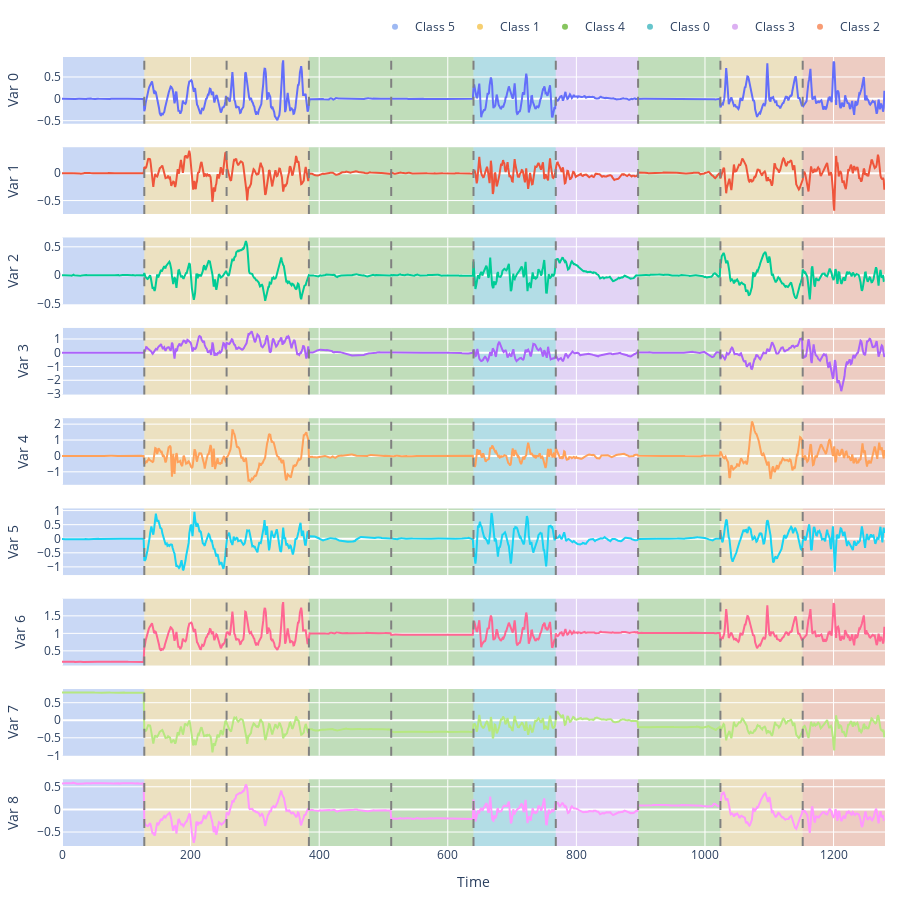

Notebook source saved alongside this figure:
### Code cell
fig = plot_classification_dataset(
    datasets["HAR"]["train"]["samples"][:10, :].numpy(),
    datasets["HAR"]["train"]["labels"][:10].numpy(),
)
fig.show()

### Figure 1 — Plotly figure (JSON) as saved in the notebook; plotly's stock layout.template omitted (floating-point values rounded to 4 significant figures; data arrays with more than 128 entries replaced by an {"elided": "..."} marker saying what was removed)
{"data": [{"mode": "lines", "name": "Var 0", "showlegend": false, "type": "scatter", "x": {"elided": "1280 int values"}, "xaxis": "x", "y": {"elided": "1280 float values"}, "yaxis": "y"}, {"mode": "lines", "name": "Var 1", "showlegend": false, "type": "scatter", "x": {"elided": "1280 int values"}, "xaxis": "x2", "y": {"elided": "1280 float values"}, "yaxis": "y2"}, {"mode": "lines", "name": "Var 2", "showlegend": false, "type": "scatter", "x": {"elided": "1280 int values"}, "xaxis": "x3", "y": {"elided": "1280 float values"}, "yaxis": "y3"}, {"mode": "lines", "name": "Var 3", "showlegend": false, "type": "scatter", "x": {"elided": "1280 int values"}, "xaxis": "x4", "y": {"elided": "1280 float values"}, "yaxis": "y4"}, {"mode": "lines", "name": "Var 4", "showlegend": false, "type": "scatter", "x": {"elided": "1280 int values"}, "xaxis": "x5", "y": {"elided": "1280 float values"}, "yaxis": "y5"}, {"mode": "lines", "name": "Var 5", "showlegend": false, "type": "scatter", "x": {"elided": "1280 int values"}, "xaxis": "x6", "y": {"elided": "1280 float values"}, "yaxis": "y6"}, {"mode": "lines", "name": "Var 6", "showlegend": false, "type": "scatter", "x": {"elided": "1280 int values"}, "xaxis": "x7", "y": {"elided": "1280 float values"}, "yaxis": "y7"}, {"mode": "lines", "name": "Var 7", "showlegend": false, "type": "scatter", "x": {"elided": "1280 int values"}, "xaxis": "x8", "y": {"elided": "1280 float values"}, "yaxis": "y8"}, {"mode": "lines", "name": "Var 8", "showlegend": false, "type": "scatter", "x": {"elided": "1280 int values"}, "xaxis": "x9", "y": {"elided": "1280 float values"}, "yaxis": "y9"}, {"marker": {"color": "rgb(158, 185, 243)"}, "mode": "markers", "name": "Class 5", "showlegend": true, "type": "scatter", "x": [null], "y": [null]}, {"marker": {"color": "rgb(246, 207, 113)"}, "mode": "markers", "name": "Class 1", "showlegend": true, "type": "scatter", "x": [null], "y": [null]}, {"marker": {"color": "rgb(135, 197, 95)"}, "mode": "markers", "name": "Class 4", "showlegend": true, "type": "scatter", "x": [null], "y": [null]}, {"marker": {"color": "rgb(102, 197, 204)"}, "mode": "markers", "name": "Class 0", "showlegend": true, "type": "scatter", "x": [null], "y": [null]}, {"marker": {"color": "rgb(220, 176, 242)"}, "mode": "markers", "name": "Class 3", "showlegend": true, "type": "scatter", "x": [null], "y": [null]}, {"marker": {"color": "rgb(248, 156, 116)"}, "mode": "markers", "name": "Class 2", "showlegend": true, "type": "scatter", "x": [null], "y": [null]}], "layout": {"height": 900, "legend": {"orientation": "h", "x": 1, "xanchor": "right", "y": 1.02, "yanchor": "bottom"}, "margin": {"b": 30, "l": 15, "r": 15, "t": 30}, "shapes": [{"fillcolor": "rgb(158, 185, 243)", "layer": "below", "line": {"width": 0}, "name": "Class 5", "opacity": 0.4, "showlegend": false, "type": "rect", "x0": 0, "x1": 128, "xref": "x", "y0": 0, "y1": 1, "yref": "y domain"}, {"fillcolor": "rgb(158, 185, 243)", "layer": "below", "line": {"width": 0}, "name": "Class 5", "opacity": 0.4, "showlegend": false, "type": "rect", "x0": 0, "x1": 128, "xref": "x2", "y0": 0, "y1": 1, "yref": "y2 domain"}, {"fillcolor": "rgb(158, 185, 243)", "layer": "below", "line": {"width": 0}, "name": "Class 5", "opacity": 0.4, "showlegend": false, "type": "rect", "x0": 0, "x1": 128, "xref": "x3", "y0": 0, "y1": 1, "yref": "y3 domain"}, {"fillcolor": "rgb(158, 185, 243)", "layer": "below", "line": {"width": 0}, "name": "Class 5", "opacity": 0.4, "showlegend": false, "type": "rect", "x0": 0, "x1": 128, "xref": "x4", "y0": 0, "y1": 1, "yref": "y4 domain"}, {"fillcolor": "rgb(158, 185, 243)", "layer": "below", "line": {"width": 0}, "name": "Class 5", "opacity": 0.4, "showlegend": false, "type": "rect", "x0": 0, "x1": 128, "xref": "x5", "y0": 0, "y1": 1, "yref": "y5 domain"}, {"fillcolor": "rgb(158, 185, 243)", "layer": "below", "line": {"width": 0}, "name": "Class 5", "opacity": 0.4, "showlegend": false, "type": "rect", "x0": 0, "x1": 128, "xref": "x6", "y0": 0, "y1": 1, "yref": "y6 domain"}, {"fillcolor": "rgb(158, 185, 243)", "layer": "below", "line": {"width": 0}, "name": "Class 5", "opacity": 0.4, "showlegend": false, "type": "rect", "x0": 0, "x1": 128, "xref": "x7", "y0": 0, "y1": 1, "yref": "y7 domain"}, {"fillcolor": "rgb(158, 185, 243)", "layer": "below", "line": {"width": 0}, "name": "Class 5", "opacity": 0.4, "showlegend": false, "type": "rect", "x0": 0, "x1": 128, "xref": "x8", "y0": 0, "y1": 1, "yref": "y8 domain"}, {"fillcolor": "rgb(158, 185, 243)", "layer": "below", "line": {"width": 0}, "name": "Class 5", "opacity": 0.4, "showlegend": false, "type": "rect", "x0": 0, "x1": 128, "xref": "x9", "y0": 0, "y1": 1, "yref": "y9 domain"}, {"fillcolor": "rgb(246, 207, 113)", "layer": "below", "line": {"width": 0}, "name": "Class 1", "opacity": 0.4, "showlegend": false, "type": "rect", "x0": 128, "x1": 256, "xref": "x", "y0": 0, "y1": 1, "yref": "y domain"}, {"fillcolor": "rgb(246, 207, 113)", "layer": "below", "line": {"width": 0}, "name": "Class 1", "opacity": 0.4, "showlegend": false, "type": "rect", "x0": 128, "x1": 256, "xref": "x2", "y0": 0, "y1": 1, "yref": "y2 domain"}, {"fillcolor": "rgb(246, 207, 113)", "layer": "below", "line": {"width": 0}, "name": "Class 1", "opacity": 0.4, "showlegend": false, "type": "rect", "x0": 128, "x1": 256, "xref": "x3", "y0": 0, "y1": 1, "yref": "y3 domain"}, {"fillcolor": "rgb(246, 207, 113)", "layer": "below", "line": {"width": 0}, "name": "Class 1", "opacity": 0.4, "showlegend": false, "type": "rect", "x0": 128, "x1": 256, "xref": "x4", "y0": 0, "y1": 1, "yref": "y4 domain"}, {"fillcolor": "rgb(246, 207, 113)", "layer": "below", "line": {"width": 0}, "name": "Class 1", "opacity": 0.4, "showlegend": false, "type": "rect", "x0": 128, "x1": 256, "xref": "x5", "y0": 0, "y1": 1, "yref": "y5 domain"}, {"fillcolor": "rgb(246, 207, 113)", "layer": "below", "line": {"width": 0}, "name": "Class 1", "opacity": 0.4, "showlegend": false, "type": "rect", "x0": 128, "x1": 256, "xref": "x6", "y0": 0, "y1": 1, "yref": "y6 domain"}, {"fillcolor": "rgb(246, 207, 113)", "layer": "below", "line": {"width": 0}, "name": "Class 1", "opacity": 0.4, "showlegend": false, "type": "rect", "x0": 128, "x1": 256, "xref": "x7", "y0": 0, "y1": 1, "yref": "y7 domain"}, {"fillcolor": "rgb(246, 207, 113)", "layer": "below", "line": {"width": 0}, "name": "Class 1", "opacity": 0.4, "showlegend": false, "type": "rect", "x0": 128, "x1": 256, "xref": "x8", "y0": 0, "y1": 1, "yref": "y8 domain"}, {"fillcolor": "rgb(246, 207, 113)", "layer": "below", "line": {"width": 0}, "name": "Class 1", "opacity": 0.4, "showlegend": false, "type": "rect", "x0": 128, "x1": 256, "xref": "x9", "y0": 0, "y1": 1, "yref": "y9 domain"}, {"line": {"color": "gray", "dash": "dash"}, "type": "line", "x0": 128, "x1": 128, "xref": "x", "y0": 0, "y1": 1, "yref": "y domain"}, {"line": {"color": "gray", "dash": "dash"}, "type": "line", "x0": 128, "x1": 128, "xref": "x2", "y0": 0, "y1": 1, "yref": "y2 domain"}, {"line": {"color": "gray", "dash": "dash"}, "type": "line", "x0": 128, "x1": 128, "xref": "x3", "y0": 0, "y1": 1, "yref": "y3 domain"}, {"line": {"color": "gray", "dash": "dash"}, "type": "line", "x0": 128, "x1": 128, "xref": "x4", "y0": 0, "y1": 1, "yref": "y4 domain"}, {"line": {"color": "gray", "dash": "dash"}, "type": "line", "x0": 128, "x1": 128, "xref": "x5", "y0": 0, "y1": 1, "yref": "y5 domain"}, {"line": {"color": "gray", "dash": "dash"}, "type": "line", "x0": 128, "x1": 128, "xref": "x6", "y0": 0, "y1": 1, "yref": "y6 domain"}, {"line": {"color": "gray", "dash": "dash"}, "type": "line", "x0": 128, "x1": 128, "xref": "x7", "y0": 0, "y1": 1, "yref": "y7 domain"}, {"line": {"color": "gray", "dash": "dash"}, "type": "line", "x0": 128, "x1": 128, "xref": "x8", "y0": 0, "y1": 1, "yref": "y8 domain"}, {"line": {"color": "gray", "dash": "dash"}, "type": "line", "x0": 128, "x1": 128, "xref": "x9", "y0": 0, "y1": 1, "yref": "y9 domain"}, {"fillcolor": "rgb(246, 207, 113)", "layer": "below", "line": {"width": 0}, "name": "Class 1", "opacity": 0.4, "showlegend": false, "type": "rect", "x0": 256, "x1": 384, "xref": "x", "y0": 0, "y1": 1, "yref": "y domain"}, {"fillcolor": "rgb(246, 207, 113)", "layer": "below", "line": {"width": 0}, "name": "Class 1", "opacity": 0.4, "showlegend": false, "type": "rect", "x0": 256, "x1": 384, "xref": "x2", "y0": 0, "y1": 1, "yref": "y2 domain"}, {"fillcolor": "rgb(246, 207, 113)", "layer": "below", "line": {"width": 0}, "name": "Class 1", "opacity": 0.4, "showlegend": false, "type": "rect", "x0": 256, "x1": 384, "xref": "x3", "y0": 0, "y1": 1, "yref": "y3 domain"}, {"fillcolor": "rgb(246, 207, 113)", "layer": "below", "line": {"width": 0}, "name": "Class 1", "opacity": 0.4, "showlegend": false, "type": "rect", "x0": 256, "x1": 384, "xref": "x4", "y0": 0, "y1": 1, "yref": "y4 domain"}, {"fillcolor": "rgb(246, 207, 113)", "layer": "below", "line": {"width": 0}, "name": "Class 1", "opacity": 0.4, "showlegend": false, "type": "rect", "x0": 256, "x1": 384, "xref": "x5", "y0": 0, "y1": 1, "yref": "y5 domain"}, {"fillcolor": "rgb(246, 207, 113)", "layer": "below", "line": {"width": 0}, "name": "Class 1", "opacity": 0.4, "showlegend": false, "type": "rect", "x0": 256, "x1": 384, "xref": "x6", "y0": 0, "y1": 1, "yref": "y6 domain"}, {"fillcolor": "rgb(246, 207, 113)", "layer": "below", "line": {"width": 0}, "name": "Class 1", "opacity": 0.4, "showlegend": false, "type": "rect", "x0": 256, "x1": 384, "xref": "x7", "y0": 0, "y1": 1, "yref": "y7 domain"}, {"fillcolor": "rgb(246, 207, 113)", "layer": "below", "line": {"width": 0}, "name": "Class 1", "opacity": 0.4, "showlegend": false, "type": "rect", "x0": 256, "x1": 384, "xref": "x8", "y0": 0, "y1": 1, "yref": "y8 domain"}, {"fillcolor": "rgb(246, 207, 113)", "layer": "below", "line": {"width": 0}, "name": "Class 1", "opacity": 0.4, "showlegend": false, "type": "rect", "x0": 256, "x1": 384, "xref": "x9", "y0": 0, "y1": 1, "yref": "y9 domain"}, {"line": {"color": "gray", "dash": "dash"}, "type": "line", "x0": 256, "x1": 256, "xref": "x", "y0": 0, "y1": 1, "yref": "y domain"}, {"line": {"color": "gray", "dash": "dash"}, "type": "line", "x0": 256, "x1": 256, "xref": "x2", "y0": 0, "y1": 1, "yref": "y2 domain"}, {"line": {"color": "gray", "dash": "dash"}, "type": "line", "x0": 256, "x1": 256, "xref": "x3", "y0": 0, "y1": 1, "yref": "y3 domain"}, {"line": {"color": "gray", "dash": "dash"}, "type": "line", "x0": 256, "x1": 256, "xref": "x4", "y0": 0, "y1": 1, "yref": "y4 domain"}, {"line": {"color": "gray", "dash": "dash"}, "type": "line", "x0": 256, "x1": 256, "xref": "x5", "y0": 0, "y1": 1, "yref": "y5 domain"}, {"line": {"color": "gray", "dash": "dash"}, "type": "line", "x0": 256, "x1": 256, "xref": "x6", "y0": 0, "y1": 1, "yref": "y6 domain"}, {"line": {"color": "gray", "dash": "dash"}, "type": "line", "x0": 256, "x1": 256, "xref": "x7", "y0": 0, "y1": 1, "yref": "y7 domain"}, {"line": {"color": "gray", "dash": "dash"}, "type": "line", "x0": 256, "x1": 256, "xref": "x8", "y0": 0, "y1": 1, "yref": "y8 domain"}, {"line": {"color": "gray", "dash": "dash"}, "type": "line", "x0": 256, "x1": 256, "xref": "x9", "y0": 0, "y1": 1, "yref": "y9 domain"}, {"fillcolor": "rgb(135, 197, 95)", "layer": "below", "line": {"width": 0}, "name": "Class 4", "opacity": 0.4, "showlegend": false, "type": "rect", "x0": 384, "x1": 512, "xref": "x", "y0": 0, "y1": 1, "yref": "y domain"}, {"fillcolor": "rgb(135, 197, 95)", "layer": "below", "line": {"width": 0}, "name": "Class 4", "opacity": 0.4, "showlegend": false, "type": "rect", "x0": 384, "x1": 512, "xref": "x2", "y0": 0, "y1": 1, "yref": "y2 domain"}, {"fillcolor": "rgb(135, 197, 95)", "layer": "below", "line": {"width": 0}, "name": "Class 4", "opacity": 0.4, "showlegend": false, "type": "rect", "x0": 384, "x1": 512, "xref": "x3", "y0": 0, "y1": 1, "yref": "y3 domain"}, {"fillcolor": "rgb(135, 197, 95)", "layer": "below", "line": {"width": 0}, "name": "Class 4", "opacity": 0.4, "showlegend": false, "type": "rect", "x0": 384, "x1": 512, "xref": "x4", "y0": 0, "y1": 1, "yref": "y4 domain"}, {"fillcolor": "rgb(135, 197, 95)", "layer": "below", "line": {"width": 0}, "name": "Class 4", "opacity": 0.4, "showlegend": false, "type": "rect", "x0": 384, "x1": 512, "xref": "x5", "y0": 0, "y1": 1, "yref": "y5 domain"}, {"fillcolor": "rgb(135, 197, 95)", "layer": "below", "line": {"width": 0}, "name": "Class 4", "opacity": 0.4, "showlegend": false, "type": "rect", "x0": 384, "x1": 512, "xref": "x6", "y0": 0, "y1": 1, "yref": "y6 domain"}, {"fillcolor": "rgb(135, 197, 95)", "layer": "below", "line": {"width": 0}, "name": "Class 4", "opacity": 0.4, "showlegend": false, "type": "rect", "x0": 384, "x1": 512, "xref": "x7", "y0": 0, "y1": 1, "yref": "y7 domain"}, {"fillcolor": "rgb(135, 197, 95)", "layer": "below", "line": {"width": 0}, "name": "Class 4", "opacity": 0.4, "showlegend": false, "type": "rect", "x0": 384, "x1": 512, "xref": "x8", "y0": 0, "y1": 1, "yref": "y8 domain"}, {"fillcolor": "rgb(135, 197, 95)", "layer": "below", "line": {"width": 0}, "name": "Class 4", "opacity": 0.4, "showlegend": false, "type": "rect", "x0": 384, "x1": 512, "xref": "x9", "y0": 0, "y1": 1, "yref": "y9 domain"}, {"line": {"color": "gray", "dash": "dash"}, "type": "line", "x0": 384, "x1": 384, "xref": "x", "y0": 0, "y1": 1, "yref": "y domain"}, {"line": {"color": "gray", "dash": "dash"}, "type": "line", "x0": 384, "x1": 384, "xref": "x2", "y0": 0, "y1": 1, "yref": "y2 domain"}, {"line": {"color": "gray", "dash": "dash"}, "type": "line", "x0": 384, "x1": 384, "xref": "x3", "y0": 0, "y1": 1, "yref": "y3 domain"}, {"line": {"color": "gray", "dash": "dash"}, "type": "line", "x0": 384, "x1": 384, "xref": "x4", "y0": 0, "y1": 1, "yref": "y4 domain"}, {"line": {"color": "gray", "dash": "dash"}, "type": "line", "x0": 384, "x1": 384, "xref": "x5", "y0": 0, "y1": 1, "yref": "y5 domain"}, {"line": {"color": "gray", "dash": "dash"}, "type": "line", "x0": 384, "x1": 384, "xref": "x6", "y0": 0, "y1": 1, "yref": "y6 domain"}, {"line": {"color": "gray", "dash": "dash"}, "type": "line", "x0": 384, "x1": 384, "xref": "x7", "y0": 0, "y1": 1, "yref": "y7 domain"}, {"line": {"color": "gray", "dash": "dash"}, "type": "line", "x0": 384, "x1": 384, "xref": "x8", "y0": 0, "y1": 1, "yref": "y8 domain"}, {"line": {"color": "gray", "dash": "dash"}, "type": "line", "x0": 384, "x1": 384, "xref": "x9", "y0": 0, "y1": 1, "yref": "y9 domain"}, {"fillcolor": "rgb(135, 197, 95)", "layer": "below", "line": {"width": 0}, "name": "Class 4", "opacity": 0.4, "showlegend": false, "type": "rect", "x0": 512, "x1": 640, "xref": "x", "y0": 0, "y1": 1, "yref": "y domain"}, {"fillcolor": "rgb(135, 197, 95)", "layer": "below", "line": {"width": 0}, "name": "Class 4", "opacity": 0.4, "showlegend": false, "type": "rect", "x0": 512, "x1": 640, "xref": "x2", "y0": 0, "y1": 1, "yref": "y2 domain"}, {"fillcolor": "rgb(135, 197, 95)", "layer": "below", "line": {"width": 0}, "name": "Class 4", "opacity": 0.4, "showlegend": false, "type": "rect", "x0": 512, "x1": 640, "xref": "x3", "y0": 0, "y1": 1, "yref": "y3 domain"}, {"fillcolor": "rgb(135, 197, 95)", "layer": "below", "line": {"width": 0}, "name": "Class 4", "opacity": 0.4, "showlegend": false, "type": "rect", "x0": 512, "x1": 640, "xref": "x4", "y0": 0, "y1": 1, "yref": "y4 domain"}, {"fillcolor": "rgb(135, 197, 95)", "layer": "below", "line": {"width": 0}, "name": "Class 4", "opacity": 0.4, "showlegend": false, "type": "rect", "x0": 512, "x1": 640, "xref": "x5", "y0": 0, "y1": 1, "yref": "y5 domain"}, {"fillcolor": "rgb(135, 197, 95)", "layer": "below", "line": {"width": 0}, "name": "Class 4", "opacity": 0.4, "showlegend": false, "type": "rect", "x0": 512, "x1": 640, "xref": "x6", "y0": 0, "y1": 1, "yref": "y6 domain"}, {"fillcolor": "rgb(135, 197, 95)", "layer": "below", "line": {"width": 0}, "name": "Class 4", "opacity": 0.4, "showlegend": false, "type": "rect", "x0": 512, "x1": 640, "xref": "x7", "y0": 0, "y1": 1, "yref": "y7 domain"}, {"fillcolor": "rgb(135, 197, 95)", "layer": "below", "line": {"width": 0}, "name": "Class 4", "opacity": 0.4, "showlegend": false, "type": "rect", "x0": 512, "x1": 640, "xref": "x8", "y0": 0, "y1": 1, "yref": "y8 domain"}, {"fillcolor": "rgb(135, 197, 95)", "layer": "below", "line": {"width": 0}, "name": "Class 4", "opacity": 0.4, "showlegend": false, "type": "rect", "x0": 512, "x1": 640, "xref": "x9", "y0": 0, "y1": 1, "yref": "y9 domain"}, {"line": {"color": "gray", "dash": "dash"}, "type": "line", "x0": 512, "x1": 512, "xref": "x", "y0": 0, "y1": 1, "yref": "y domain"}, {"line": {"color": "gray", "dash": "dash"}, "type": "line", "x0": 512, "x1": 512, "xref": "x2", "y0": 0, "y1": 1, "yref": "y2 domain"}, {"line": {"color": "gray", "dash": "dash"}, "type": "line", "x0": 512, "x1": 512, "xref": "x3", "y0": 0, "y1": 1, "yref": "y3 domain"}, {"line": {"color": "gray", "dash": "dash"}, "type": "line", "x0": 512, "x1": 512, "xref": "x4", "y0": 0, "y1": 1, "yref": "y4 domain"}, {"line": {"color": "gray", "dash": "dash"}, "type": "line", "x0": 512, "x1": 512, "xref": "x5", "y0": 0, "y1": 1, "yref": "y5 domain"}, {"line": {"color": "gray", "dash": "dash"}, "type": "line", "x0": 512, "x1": 512, "xref": "x6", "y0": 0, "y1": 1, "yref": "y6 domain"}, {"line": {"color": "gray", "dash": "dash"}, "type": "line", "x0": 512, "x1": 512, "xref": "x7", "y0": 0, "y1": 1, "yref": "y7 domain"}, {"line": {"color": "gray", "dash": "dash"}, "type": "line", "x0": 512, "x1": 512, "xref": "x8", "y0": 0, "y1": 1, "yref": "y8 domain"}, {"line": {"color": "gray", "dash": "dash"}, "type": "line", "x0": 512, "x1": 512, "xref": "x9", "y0": 0, "y1": 1, "yref": "y9 domain"}, {"fillcolor": "rgb(102, 197, 204)", "layer": "below", "line": {"width": 0}, "name": "Class 0", "opacity": 0.4, "showlegend": false, "type": "rect", "x0": 640, "x1": 768, "xref": "x", "y0": 0, "y1": 1, "yref": "y domain"}, {"fillcolor": "rgb(102, 197, 204)", "layer": "below", "line": {"width": 0}, "name": "Class 0", "opacity": 0.4, "showlegend": false, "type": "rect", "x0": 640, "x1": 768, "xref": "x2", "y0": 0, "y1": 1, "yref": "y2 domain"}, {"fillcolor": "rgb(102, 197, 204)", "layer": "below", "line": {"width": 0}, "name": "Class 0", "opacity": 0.4, "showlegend": false, "type": "rect", "x0": 640, "x1": 768, "xref": "x3", "y0": 0, "y1": 1, "yref": "y3 domain"}, {"fillcolor": "rgb(102, 197, 204)", "layer": "below", "line": {"width": 0}, "name": "Class 0", "opacity": 0.4, "showlegend": false, "type": "rect", "x0": 640, "x1": 768, "xref": "x4", "y0": 0, "y1": 1, "yref": "y4 domain"}, {"fillcolor": "rgb(102, 197, 204)", "layer": "below", "line": {"width": 0}, "name": "Class 0", "opacity": 0.4, "showlegend": false, "type": "rect", "x0": 640, "x1": 768, "xref": "x5", "y0": 0, "y1": 1, "yref": "y5 domain"}, {"fillcolor": "rgb(102, 197, 204)", "layer": "below", "line": {"width": 0}, "name": "Class 0", "opacity": 0.4, "showlegend": false, "type": "rect", "x0": 640, "x1": 768, "xref": "x6", "y0": 0, "y1": 1, "yref": "y6 domain"}, {"fillcolor": "rgb(102, 197, 204)", "layer": "below", "line": {"width": 0}, "name": "Class 0", "opacity": 0.4, "showlegend": false, "type": "rect", "x0": 640, "x1": 768, "xref": "x7", "y0": 0, "y1": 1, "yref": "y7 domain"}, {"fillcolor": "rgb(102, 197, 204)", "layer": "below", "line": {"width": 0}, "name": "Class 0", "opacity": 0.4, "showlegend": false, "type": "rect", "x0": 640, "x1": 768, "xref": "x8", "y0": 0, "y1": 1, "yref": "y8 domain"}, {"fillcolor": "rgb(102, 197, 204)", "layer": "below", "line": {"width": 0}, "name": "Class 0", "opacity": 0.4, "showlegend": false, "type": "rect", "x0": 640, "x1": 768, "xref": "x9", "y0": 0, "y1": 1, "yref": "y9 domain"}, {"line": {"color": "gray", "dash": "dash"}, "type": "line", "x0": 640, "x1": 640, "xref": "x", "y0": 0, "y1": 1, "yref": "y domain"}, {"line": {"color": "gray", "dash": "dash"}, "type": "line", "x0": 640, "x1": 640, "xref": "x2", "y0": 0, "y1": 1, "yref": "y2 domain"}, {"line": {"color": "gray", "dash": "dash"}, "type": "line", "x0": 640, "x1": 640, "xref": "x3", "y0": 0, "y1": 1, "yref": "y3 domain"}, {"line": {"color": "gray", "dash": "dash"}, "type": "line", "x0": 640, "x1": 640, "xref": "x4", "y0": 0, "y1": 1, "yref": "y4 domain"}, {"line": {"color": "gray", "dash": "dash"}, "type": "line", "x0": 640, "x1": 640, "xref": "x5", "y0": 0, "y1": 1, "yref": "y5 domain"}, {"line": {"color": "gray", "dash": "dash"}, "type": "line", "x0": 640, "x1": 640, "xref": "x6", "y0": 0, "y1": 1, "yref": "y6 domain"}, {"line": {"color": "gray", "dash": "dash"}, "type": "line", "x0": 640, "x1": 640, "xref": "x7", "y0": 0, "y1": 1, "yref": "y7 domain"}, {"line": {"color": "gray", "dash": "dash"}, "type": "line", "x0": 640, "x1": 640, "xref": "x8", "y0": 0, "y1": 1, "yref": "y8 domain"}, {"line": {"color": "gray", "dash": "dash"}, "type": "line", "x0": 640, "x1": 640, "xref": "x9", "y0": 0, "y1": 1, "yref": "y9 domain"}, {"fillcolor": "rgb(220, 176, 242)", "layer": "below", "line": {"width": 0}, "name": "Class 3", "opacity": 0.4, "showlegend": false, "type": "rect", "x0": 768, "x1": 896, "xref": "x", "y0": 0, "y1": 1, "yref": "y domain"}, {"fillcolor": "rgb(220, 176, 242)", "layer": "below", "line": {"width": 0}, "name": "Class 3", "opacity": 0.4, "showlegend": false, "type": "rect", "x0": 768, "x1": 896, "xref": "x2", "y0": 0, "y1": 1, "yref": "y2 domain"}, {"fillcolor": "rgb(220, 176, 242)", "layer": "below", "line": {"width": 0}, "name": "Class 3", "opacity": 0.4, "showlegend": false, "type": "rect", "x0": 768, "x1": 896, "xref": "x3", "y0": 0, "y1": 1, "yref": "y3 domain"}, {"fillcolor": "rgb(220, 176, 242)", "layer": "below", "line": {"width": 0}, "name": "Class 3", "opacity": 0.4, "showlegend": false, "type": "rect", "x0": 768, "x1": 896, "xref": "x4", "y0": 0, "y1": 1, "yref": "y4 domain"}, {"fillcolor": "rgb(220, 176, 242)", "layer": "below", "line": {"width": 0}, "name": "Class 3", "opacity": 0.4, "showlegend": false, "type": "rect", "x0": 768, "x1": 896, "xref": "x5", "y0": 0, "y1": 1, "yref": "y5 domain"}, {"fillcolor": "rgb(220, 176, 242)", "layer": "below", "line": {"width": 0}, "name": "Class 3", "opacity": 0.4, "showlegend": false, "type": "rect", "x0": 768, "x1": 896, "xref": "x6", "y0": 0, "y1": 1, "yref": "y6 domain"}, {"fillcolor": "rgb(220, 176, 242)", "layer": "below", "line": {"width": 0}, "name": "Class 3", "opacity": 0.4, "showlegend": false, "type": "rect", "x0": 768, "x1": 896, "xref": "x7", "y0": 0, "y1": 1, "yref": "y7 domain"}, {"fillcolor": "rgb(220, 176, 242)", "layer": "below", "line": {"width": 0}, "name": "Class 3", "opacity": 0.4, "showlegend": false, "type": "rect", "x0": 768, "x1": 896, "xref": "x8", "y0": 0, "y1": 1, "yref": "y8 domain"}, {"fillcolor": "rgb(220, 176, 242)", "layer": "below", "line": {"width": 0}, "name": "Class 3", "opacity": 0.4, "showlegend": false, "type": "rect", "x0": 768, "x1": 896, "xref": "x9", "y0": 0, "y1": 1, "yref": "y9 domain"}, {"line": {"color": "gray", "dash": "dash"}, "type": "line", "x0": 768, "x1": 768, "xref": "x", "y0": 0, "y1": 1, "yref": "y domain"}, {"line": {"color": "gray", "dash": "dash"}, "type": "line", "x0": 768, "x1": 768, "xref": "x2", "y0": 0, "y1": 1, "yref": "y2 domain"}, {"line": {"color": "gray", "dash": "dash"}, "type": "line", "x0": 768, "x1": 768, "xref": "x3", "y0": 0, "y1": 1, "yref": "y3 domain"}, {"line": {"color": "gray", "dash": "dash"}, "type": "line", "x0": 768, "x1": 768, "xref": "x4", "y0": 0, "y1": 1, "yref": "y4 domain"}, {"line": {"color": "gray", "dash": "dash"}, "type": "line", "x0": 768, "x1": 768, "xref": "x5", "y0": 0, "y1": 1, "yref": "y5 domain"}, {"line": {"color": "gray", "dash": "dash"}, "type": "line", "x0": 768, "x1": 768, "xref": "x6", "y0": 0, "y1": 1, "yref": "y6 domain"}, {"line": {"color": "gray", "dash": "dash"}, "type": "line", "x0": 768, "x1": 768, "xref": "x7", "y0": 0, "y1": 1, "yref": "y7 domain"}, {"line": {"color": "gray", "dash": "dash"}, "type": "line", "x0": 768, "x1": 768, "xref": "x8", "y0": 0, "y1": 1, "yref": "y8 domain"}, {"line": {"color": "gray", "dash": "dash"}, "type": "line", "x0": 768, "x1": 768, "xref": "x9", "y0": 0, "y1": 1, "yref": "y9 domain"}, {"fillcolor": "rgb(135, 197, 95)", "layer": "below", "line": {"width": 0}, "name": "Class 4", "opacity": 0.4, "showlegend": false, "type": "rect", "x0": 896, "x1": 1024, "xref": "x", "y0": 0, "y1": 1, "yref": "y domain"}, {"fillcolor": "rgb(135, 197, 95)", "layer": "below", "line": {"width": 0}, "name": "Class 4", "opacity": 0.4, "showlegend": false, "type": "rect", "x0": 896, "x1": 1024, "xref": "x2", "y0": 0, "y1": 1, "yref": "y2 domain"}, {"fillcolor": "rgb(135, 197, 95)", "layer": "below", "line": {"width": 0}, "name": "Class 4", "opacity": 0.4, "showlegend": false, "type": "rect", "x0": 896, "x1": 1024, "xref": "x3", "y0": 0, "y1": 1, "yref": "y3 domain"}, {"fillcolor": "rgb(135, 197, 95)", "layer": "below", "line": {"width": 0}, "name": "Class 4", "opacity": 0.4, "showlegend": false, "type": "rect", "x0": 896, "x1": 1024, "xref": "x4", "y0": 0, "y1": 1, "yref": "y4 domain"}, {"fillcolor": "rgb(135, 197, 95)", "layer": "below", "line": {"width": 0}, "name": "Class 4", "opacity": 0.4, "showlegend": false, "type": "rect", "x0": 896, "x1": 1024, "xref": "x5", "y0": 0, "y1": 1, "yref": "y5 domain"}, {"fillcolor": "rgb(135, 197, 95)", "layer": "below", "line": {"width": 0}, "name": "Class 4", "opacity": 0.4, "showlegend": false, "type": "rect", "x0": 896, "x1": 1024, "xref": "x6", "y0": 0, "y1": 1, "yref": "y6 domain"}, {"fillcolor": "rgb(135, 197, 95)", "layer": "below", "line": {"width": 0}, "name": "Class 4", "opacity": 0.4, "showlegend": false, "type": "rect", "x0": 896, "x1": 1024, "xref": "x7", "y0": 0, "y1": 1, "yref": "y7 domain"}, {"fillcolor": "rgb(135, 197, 95)", "layer": "below", "line": {"width": 0}, "name": "Class 4", "opacity": 0.4, "showlegend": false, "type": "rect", "x0": 896, "x1": 1024, "xref": "x8", "y0": 0, "y1": 1, "yref": "y8 domain"}, {"fillcolor": "rgb(135, 197, 95)", "layer": "below", "line": {"width": 0}, "name": "Class 4", "opacity": 0.4, "showlegend": false, "type": "rect", "x0": 896, "x1": 1024, "xref": "x9", "y0": 0, "y1": 1, "yref": "y9 domain"}, {"line": {"color": "gray", "dash": "dash"}, "type": "line", "x0": 896, "x1": 896, "xref": "x", "y0": 0, "y1": 1, "yref": "y domain"}, {"line": {"color": "gray", "dash": "dash"}, "type": "line", "x0": 896, "x1": 896, "xref": "x2", "y0": 0, "y1": 1, "yref": "y2 domain"}, {"line": {"color": "gray", "dash": "dash"}, "type": "line", "x0": 896, "x1": 896, "xref": "x3", "y0": 0, "y1": 1, "yref": "y3 domain"}, {"line": {"color": "gray", "dash": "dash"}, "type": "line", "x0": 896, "x1": 896, "xref": "x4", "y0": 0, "y1": 1, "yref": "y4 domain"}, {"line": {"color": "gray", "dash": "dash"}, "type": "line", "x0": 896, "x1": 896, "xref": "x5", "y0": 0, "y1": 1, "yref": "y5 domain"}, {"line": {"color": "gray", "dash": "dash"}, "type": "line", "x0": 896, "x1": 896, "xref": "x6", "y0": 0, "y1": 1, "yref": "y6 domain"}, {"line": {"color": "gray", "dash": "dash"}, "type": "line", "x0": 896, "x1": 896, "xref": "x7", "y0": 0, "y1": 1, "yref": "y7 domain"}, {"line": {"color": "gray", "dash": "dash"}, "type": "line", "x0": 896, "x1": 896, "xref": "x8", "y0": 0, "y1": 1, "yref": "y8 domain"}, {"line": {"color": "gray", "dash": "dash"}, "type": "line", "x0": 896, "x1": 896, "xref": "x9", "y0": 0, "y1": 1, "yref": "y9 domain"}, {"fillcolor": "rgb(246, 207, 113)", "layer": "below", "line": {"width": 0}, "name": "Class 1", "opacity": 0.4, "showlegend": false, "type": "rect", "x0": 1024, "x1": 1152, "xref": "x", "y0": 0, "y1": 1, "yref": "y domain"}, {"fillcolor": "rgb(246, 207, 113)", "layer": "below", "line": {"width": 0}, "name": "Class 1", "opacity": 0.4, "showlegend": false, "type": "rect", "x0": 1024, "x1": 1152, "xref": "x2", "y0": 0, "y1": 1, "yref": "y2 domain"}, {"fillcolor": "rgb(246, 207, 113)", "layer": "below", "line": {"width": 0}, "name": "Class 1", "opacity": 0.4, "showlegend": false, "type": "rect", "x0": 1024, "x1": 1152, "xref": "x3", "y0": 0, "y1": 1, "yref": "y3 domain"}, {"fillcolor": "rgb(246, 207, 113)", "layer": "below", "line": {"width": 0}, "name": "Class 1", "opacity": 0.4, "showlegend": false, "type": "rect", "x0": 1024, "x1": 1152, "xref": "x4", "y0": 0, "y1": 1, "yref": "y4 domain"}, {"fillcolor": "rgb(246, 207, 113)", "layer": "below", "line": {"width": 0}, "name": "Class 1", "opacity": 0.4, "showlegend": false, "type": "rect", "x0": 1024, "x1": 1152, "xref": "x5", "y0": 0, "y1": 1, "yref": "y5 domain"}, {"fillcolor": "rgb(246, 207, 113)", "layer": "below", "line": {"width": 0}, "name": "Class 1", "opacity": 0.4, "showlegend": false, "type": "rect", "x0": 1024, "x1": 1152, "xref": "x6", "y0": 0, "y1": 1, "yref": "y6 domain"}, {"fillcolor": "rgb(246, 207, 113)", "layer": "below", "line": {"width": 0}, "name": "Class 1", "opacity": 0.4, "showlegend": false, "type": "rect", "x0": 1024, "x1": 1152, "xref": "x7", "y0": 0, "y1": 1, "yref": "y7 domain"}, {"fillcolor": "rgb(246, 207, 113)", "layer": "below", "line": {"width": 0}, "name": "Class 1", "opacity": 0.4, "showlegend": false, "type": "rect", "x0": 1024, "x1": 1152, "xref": "x8", "y0": 0, "y1": 1, "yref": "y8 domain"}, {"fillcolor": "rgb(246, 207, 113)", "layer": "below", "line": {"width": 0}, "name": "Class 1", "opacity": 0.4, "showlegend": false, "type": "rect", "x0": 1024, "x1": 1152, "xref": "x9", "y0": 0, "y1": 1, "yref": "y9 domain"}, {"line": {"color": "gray", "dash": "dash"}, "type": "line", "x0": 1024, "x1": 1024, "xref": "x", "y0": 0, "y1": 1, "yref": "y domain"}, {"line": {"color": "gray", "dash": "dash"}, "type": "line", "x0": 1024, "x1": 1024, "xref": "x2", "y0": 0, "y1": 1, "yref": "y2 domain"}, {"line": {"color": "gray", "dash": "dash"}, "type": "line", "x0": 1024, "x1": 1024, "xref": "x3", "y0": 0, "y1": 1, "yref": "y3 domain"}, {"line": {"color": "gray", "dash": "dash"}, "type": "line", "x0": 1024, "x1": 1024, "xref": "x4", "y0": 0, "y1": 1, "yref": "y4 domain"}, {"line": {"color": "gray", "dash": "dash"}, "type": "line", "x0": 1024, "x1": 1024, "xref": "x5", "y0": 0, "y1": 1, "yref": "y5 domain"}, {"line": {"color": "gray", "dash": "dash"}, "type": "line", "x0": 1024, "x1": 1024, "xref": "x6", "y0": 0, "y1": 1, "yref": "y6 domain"}, {"line": {"color": "gray", "dash": "dash"}, "type": "line", "x0": 1024, "x1": 1024, "xref": "x7", "y0": 0, "y1": 1, "yref": "y7 domain"}, {"line": {"color": "gray", "dash": "dash"}, "type": "line", "x0": 1024, "x1": 1024, "xref": "x8", "y0": 0, "y1": 1, "yref": "y8 domain"}, {"line": {"color": "gray", "dash": "dash"}, "type": "line", "x0": 1024, "x1": 1024, "xref": "x9", "y0": 0, "y1": 1, "yref": "y9 domain"}, {"fillcolor": "rgb(248, 156, 116)", "layer": "below", "line": {"width": 0}, "name": "Class 2", "opacity": 0.4, "showlegend": false, "type": "rect", "x0": 1152, "x1": 1280, "xref": "x", "y0": 0, "y1": 1, "yref": "y domain"}, {"fillcolor": "rgb(248, 156, 116)", "layer": "below", "line": {"width": 0}, "name": "Class 2", "opacity": 0.4, "showlegend": false, "type": "rect", "x0": 1152, "x1": 1280, "xref": "x2", "y0": 0, "y1": 1, "yref": "y2 domain"}, {"fillcolor": "rgb(248, 156, 116)", "layer": "below", "line": {"width": 0}, "name": "Class 2", "opacity": 0.4, "showlegend": false, "type": "rect", "x0": 1152, "x1": 1280, "xref": "x3", "y0": 0, "y1": 1, "yref": "y3 domain"}, {"fillcolor": "rgb(248, 156, 116)", "layer": "below", "line": {"width": 0}, "name": "Class 2", "opacity": 0.4, "showlegend": false, "type": "rect", "x0": 1152, "x1": 1280, "xref": "x4", "y0": 0, "y1": 1, "yref": "y4 domain"}, {"fillcolor": "rgb(248, 156, 116)", "layer": "below", "line": {"width": 0}, "name": "Class 2", "opacity": 0.4, "showlegend": false, "type": "rect", "x0": 1152, "x1": 1280, "xref": "x5", "y0": 0, "y1": 1, "yref": "y5 domain"}, {"fillcolor": "rgb(248, 156, 116)", "layer": "below", "line": {"width": 0}, "name": "Class 2", "opacity": 0.4, "showlegend": false, "type": "rect", "x0": 1152, "x1": 1280, "xref": "x6", "y0": 0, "y1": 1, "yref": "y6 domain"}, {"fillcolor": "rgb(248, 156, 116)", "layer": "below", "line": {"width": 0}, "name": "Class 2", "opacity": 0.4, "showlegend": false, "type": "rect", "x0": 1152, "x1": 1280, "xref": "x7", "y0": 0, "y1": 1, "yref": "y7 domain"}, {"fillcolor": "rgb(248, 156, 116)", "layer": "below", "line": {"width": 0}, "name": "Class 2", "opacity": 0.4, "showlegend": false, "type": "rect", "x0": 1152, "x1": 1280, "xref": "x8", "y0": 0, "y1": 1, "yref": "y8 domain"}, {"fillcolor": "rgb(248, 156, 116)", "layer": "below", "line": {"width": 0}, "name": "Class 2", "opacity": 0.4, "showlegend": false, "type": "rect", "x0": 1152, "x1": 1280, "xref": "x9", "y0": 0, "y1": 1, "yref": "y9 domain"}, {"line": {"color": "gray", "dash": "dash"}, "type": "line", "x0": 1152, "x1": 1152, "xref": "x", "y0": 0, "y1": 1, "yref": "y domain"}, {"line": {"color": "gray", "dash": "dash"}, "type": "line", "x0": 1152, "x1": 1152, "xref": "x2", "y0": 0, "y1": 1, "yref": "y2 domain"}, {"line": {"color": "gray", "dash": "dash"}, "type": "line", "x0": 1152, "x1": 1152, "xref": "x3", "y0": 0, "y1": 1, "yref": "y3 domain"}, {"line": {"color": "gray", "dash": "dash"}, "type": "line", "x0": 1152, "x1": 1152, "xref": "x4", "y0": 0, "y1": 1, "yref": "y4 domain"}, {"line": {"color": "gray", "dash": "dash"}, "type": "line", "x0": 1152, "x1": 1152, "xref": "x5", "y0": 0, "y1": 1, "yref": "y5 domain"}, {"line": {"color": "gray", "dash": "dash"}, "type": "line", "x0": 1152, "x1": 1152, "xref": "x6", "y0": 0, "y1": 1, "yref": "y6 domain"}, {"line": {"color": "gray", "dash": "dash"}, "type": "line", "x0": 1152, "x1": 1152, "xref": "x7", "y0": 0, "y1": 1, "yref": "y7 domain"}, {"line": {"color": "gray", "dash": "dash"}, "type": "line", "x0": 1152, "x1": 1152, "xref": "x8", "y0": 0, "y1": 1, "yref": "y8 domain"}, {"line": {"color": "gray", "dash": "dash"}, "type": "line", "x0": 1152, "x1": 1152, "xref": "x9", "y0": 0, "y1": 1, "yref": "y9 domain"}], "showlegend": true, "xaxis": {"anchor": "y", "domain": [0, 1], "matches": "x9", "showticklabels": false}, "xaxis2": {"anchor": "y2", "domain": [0, 1], "matches": "x9", "showticklabels": false}, "xaxis3": {"anchor": "y3", "domain": [0, 1], "matches": "x9", "showticklabels": false}, "xaxis4": {"anchor": "y4", "domain": [0, 1], "matches": "x9", "showticklabels": false}, "xaxis5": {"anchor": "y5", "domain": [0, 1], "matches": "x9", "showticklabels": false}, "xaxis6": {"anchor": "y6", "domain": [0, 1], "matches": "x9", "showticklabels": false}, "xaxis7": {"anchor": "y7", "domain": [0, 1], "matches": "x9", "showticklabels": false}, "xaxis8": {"anchor": "y8", "domain": [0, 1], "matches": "x9", "showticklabels": false}, "xaxis9": {"anchor": "y9", "domain": [0, 1], "title": {"text": "Time"}}, "yaxis": {"anchor": "x", "domain": [0.9156, 1], "title": {"text": "Var 0"}}, "yaxis2": {"anchor": "x2", "domain": [0.8011, 0.8856], "title": {"text": "Var 1"}}, "yaxis3": {"anchor": "x3", "domain": [0.6867, 0.7711], "title": {"text": "Var 2"}}, "yaxis4": {"anchor": "x4", "domain": [0.5722, 0.6567], "title": {"text": "Var 3"}}, "yaxis5": {"anchor": "x5", "domain": [0.4578, 0.5422], "title": {"text": "Var 4"}}, "yaxis6": {"anchor": "x6", "domain": [0.3433, 0.4278], "title": {"text": "Var 5"}}, "yaxis7": {"anchor": "x7", "domain": [0.2289, 0.3133], "title": {"text": "Var 6"}}, "yaxis8": {"anchor": "x8", "domain": [0.1144, 0.1989], "title": {"text": "Var 7"}}, "yaxis9": {"anchor": "x9", "domain": [0, 0.08444], "title": {"text": "Var 8"}}}}
